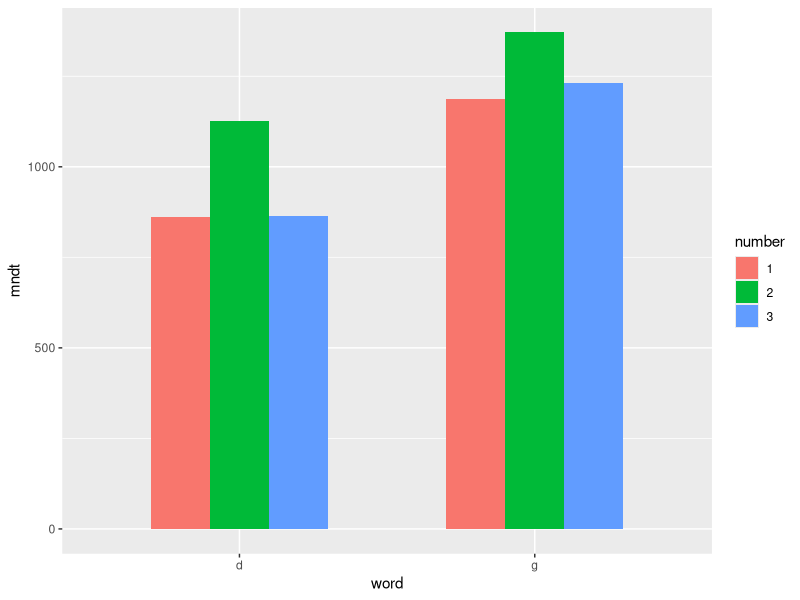
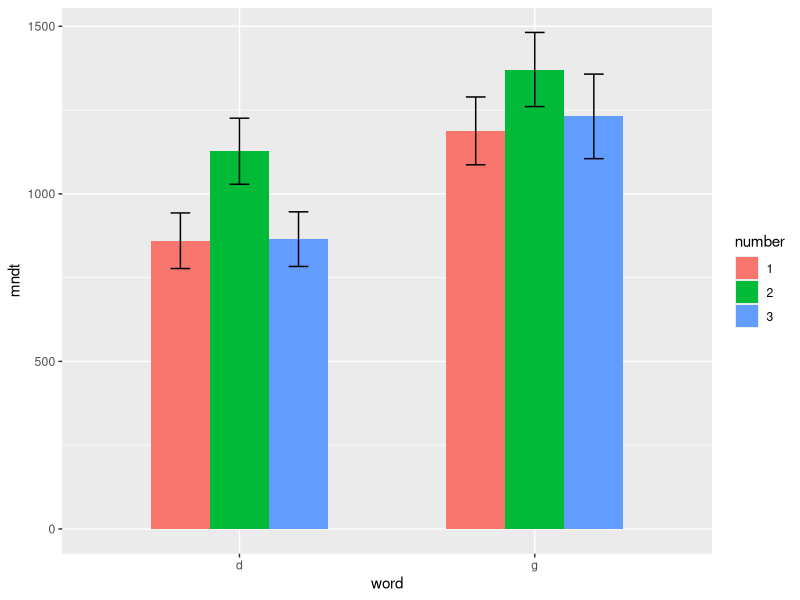
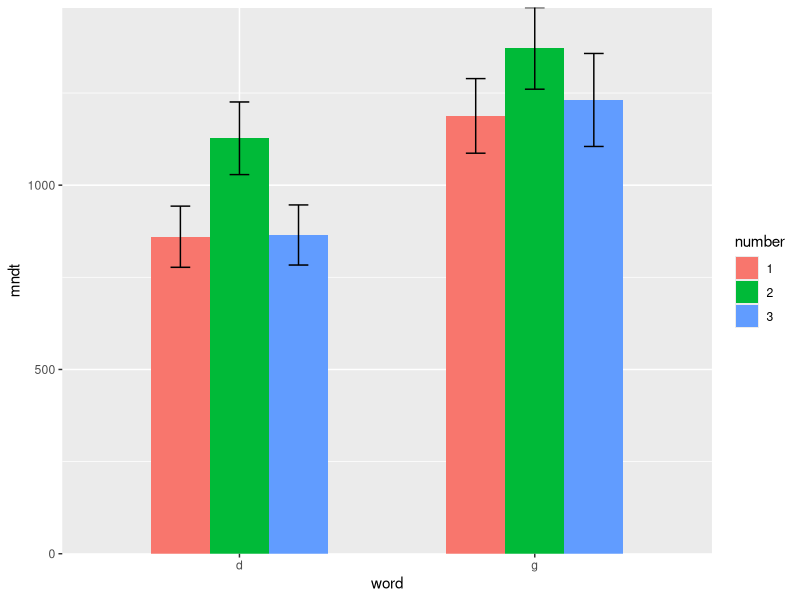
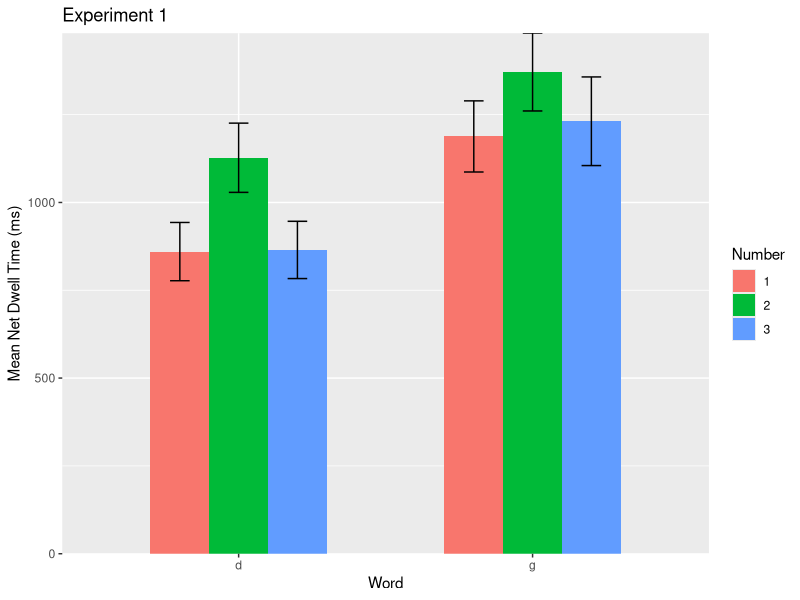
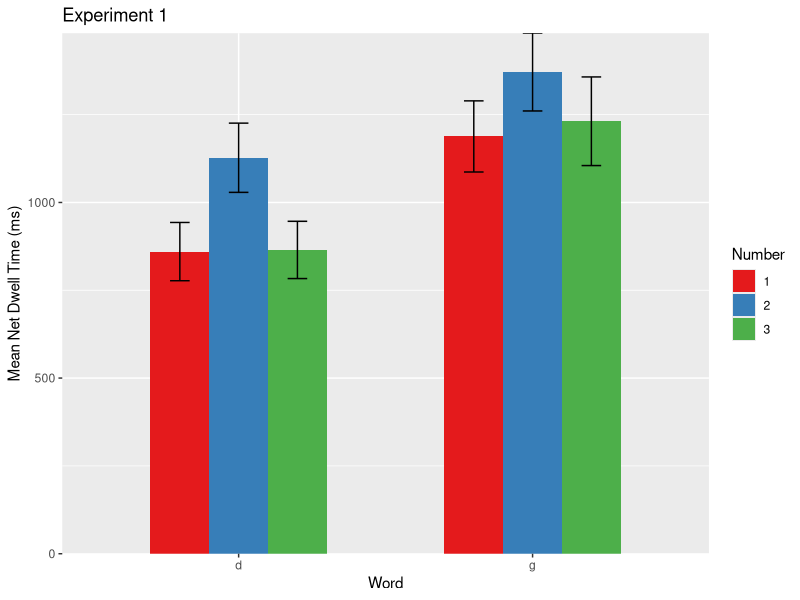
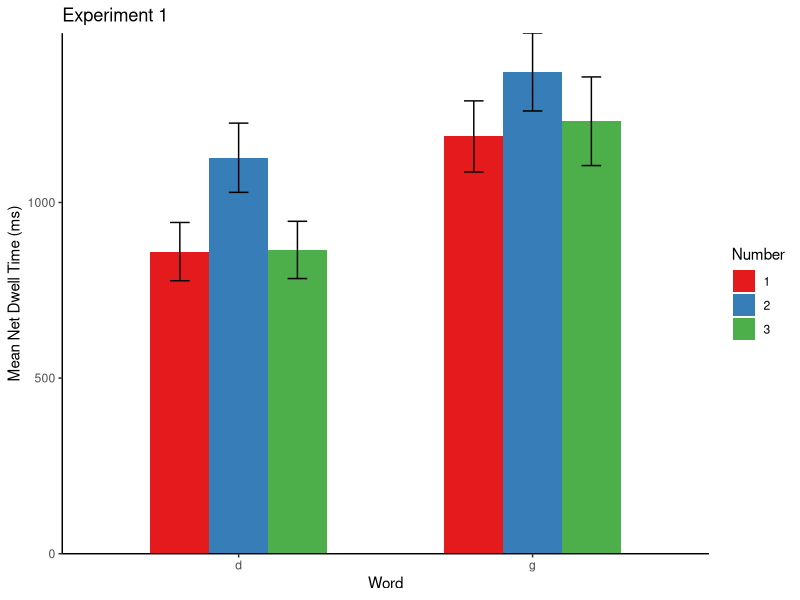
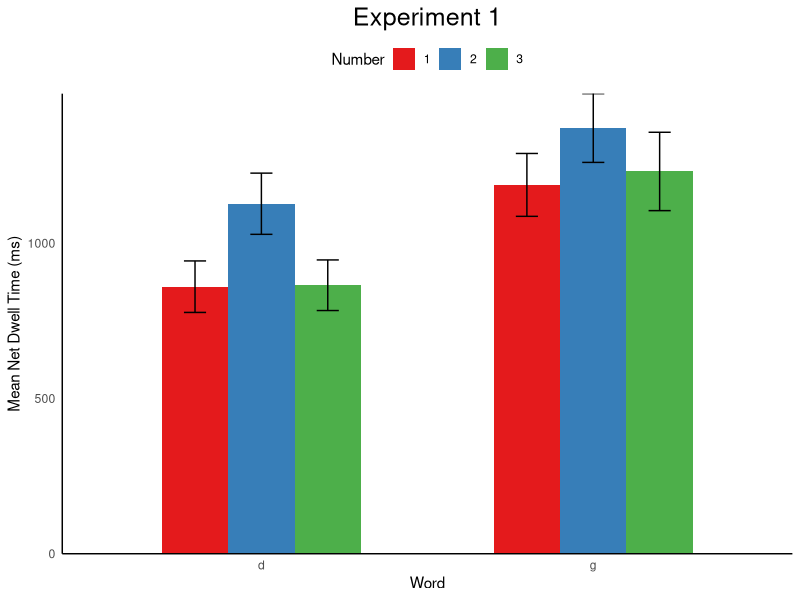

These figures' R source, in order:
## ---- chunk 1
knitr::opts_chunk$set(echo = TRUE)
## ---- chunk 2
library(tidyverse)
## ---- chunk 3
dl <- read_csv('dl.csv')
## ---- chunk 4
dl
## ---- chunk 5
dl <- read_csv("dl.csv") %>% 
  select(trial = 1, sub = 2, stimuli = 4, aoi = 5, net_dt = 15)
## ---- chunk 6
dl
## ---- chunk 7
unique(dl$aoi)
## ---- chunk 8
dl <- read_csv("dl.csv") %>%
  select(trial = 1, sub = 2, stimuli = 4, aoi = 5, net_dt = 15) %>%
  filter(aoi != "White Space")
## ---- chunk 9
dl
## ---- chunk 10
sub_pre <- c("P01", "lhj", "xyn", "WCF", "YYH", "CBL", "MJC", "FZL", "XC (1)", "WW", "LJY")
## ---- chunk 11
dl <- read_csv("dl.csv") %>%
  select(trial = 1, sub = 2, stimuli = 4, aoi = 5, net_dt = 15) %>%
  filter(aoi != "White Space") %>%
  filter(!sub %in% sub_pre) 
## ---- chunk 12
1:10 %in% 1:3
## ---- chunk 13
dl
## ---- chunk 14
unique(dl$stimuli)
## ---- chunk 15
dl <- read_csv("dl.csv") %>%
  select(trial = 1, sub = 2, stimuli = 4, aoi = 5, net_dt = 15) %>%
  filter(aoi != "White Space") %>%
  filter(!sub %in% sub_pre) %>%
  mutate(stimuli = str_replace(stimuli, "\\d_{0,}.jpg", ""))
## ---- chunk 16
dl
## ---- chunk 17
unique(dl$stimuli)
## ---- chunk 18
dl <- read_csv("dl.csv") %>%
  select(trial = 1, sub = 2, stimuli = 4, aoi = 5, net_dt = 15) %>%
  filter(aoi != "White Space") %>%
  filter(!sub %in% sub_pre) %>%
  mutate(stimuli = str_replace(stimuli, "\\d_{0,}.jpg", "")) %>%
  separate(stimuli, c("number", "word"), sep = 1)
## ---- chunk 19
dl
## ---- chunk 20
dl <- read_csv("dl.csv") %>%
  select(trial = 1, sub = 2, stimuli = 4, aoi = 5, net_dt = 15) %>%
  filter(aoi != "White Space") %>%
  filter(!sub %in% sub_pre) %>%
  mutate(stimuli = str_replace(stimuli, "\\d_{0,}.jpg", "")) %>%
  separate(stimuli, c("number", "word"), sep = 1) %>%
  arrange(sub, trial) %>%
  select(2, 1, 3, 4, 6)
## ---- chunk 21
dl
## ---- chunk 22
dl <- read_csv("dl.csv") %>%
  select(trial = 1, sub = 2, stimuli = 4, aoi = 5, net_dt = 15) %>%
  filter(aoi != "White Space") %>%
  filter(!sub %in% sub_pre) %>%
  mutate(stimuli = str_replace(stimuli, "\\d_{0,}.jpg", "")) %>%
  separate(stimuli, c("number", "word"), sep = 1) %>% 
  arrange(sub, trial) %>%
  select(2, 1, 3, 4, 6) %>%
  group_by(sub, number, word) %>%
  summarise(mean_ndt = mean(net_dt))
## ---- chunk 23
dl
## ---- chunk 24
dl <- read_csv("dl.csv") %>%
  select(trial = 1, sub = 2, stimuli = 4, aoi = 5, net_dt = 15) %>%
  filter(aoi != "White Space") %>%
  filter(!sub %in% sub_pre) %>%
  mutate(stimuli = str_replace(stimuli, "\\d_{0,}.jpg", "")) %>%
  separate(stimuli, c("number", "word"), sep = 1) %>%
  arrange(sub, trial) %>%
  select(2, 1, 3, 4, 6) %>%
  group_by(sub, number, word) %>%
  summarise(mean_ndt = mean(net_dt)) %>%
  filter(word %in% c("d", "g"))
## ---- chunk 25
dl
## ---- chunk 26
dl <- read_csv("dl.csv") %>%
  select(trial = 1, sub = 2, stimuli = 4, aoi = 5, net_dt = 15) %>%
  filter(aoi != "White Space") %>%
  filter(!sub %in% sub_pre) %>%
  mutate(stimuli = str_replace(stimuli, "\\d_{0,}.jpg", "")) %>%
  separate(stimuli, c("number", "word"), sep = 1) %>%
  arrange(sub, trial) %>%
  select(2, 1, 3, 4, 6) %>%
  group_by(sub, number, word) %>%
  summarise(mean_ndt = mean(net_dt)) %>%
  filter(word %in% c("d", "g")) %>%
  mutate(mean_ndt = mean_ndt + sample(-1000:1000, n(), replace = T))
## ---- chunk 27
dl %>% group_by(number, word) %>% 
  summarise(mndt = mean(mean_ndt), se = sd(mean_ndt)/sqrt(n())) 
## ---- chunk 28
dl %>% group_by(number, word) %>% 
  summarise(mndt = mean(mean_ndt), se = sd(mean_ndt)/sqrt(n())) %>% 
  ggplot(aes(word, mndt, fill = number)) + 
  geom_col(position = position_dodge(), width = .6)
## ---- chunk 29
dl %>% group_by(number, word) %>% 
  summarise(mndt = mean(mean_ndt), se = sd(mean_ndt)/sqrt(n())) %>% 
  ggplot(aes(word, mndt, fill = number)) + 
  geom_col(position = position_dodge(), width = .6) + 
  geom_errorbar(aes(ymin = mndt - se, ymax = mndt + se), 
                position = position_dodge(.6), width = .2)
## ---- chunk 30
dl %>% group_by(number, word) %>% 
  summarise(mndt = mean(mean_ndt), se = sd(mean_ndt)/sqrt(n())) %>% 
  ggplot(aes(word, mndt, fill = number)) + 
  geom_col(position = position_dodge(), width = .6) + 
  geom_errorbar(aes(ymin = mndt - se, ymax = mndt + se), 
                position = position_dodge(.6), width = .2) +
  scale_y_continuous(expand = c(0, 0))
## ---- chunk 31
dl %>% group_by(number, word) %>% 
  summarise(mndt = mean(mean_ndt), se = sd(mean_ndt)/sqrt(n())) %>% 
  ggplot(aes(word, mndt, fill = number)) + 
  geom_col(position = position_dodge(), width = .6) + 
  geom_errorbar(aes(ymin = mndt - se, ymax = mndt + se), 
                position = position_dodge(.6), width = .2) +
  scale_y_continuous(expand = c(0, 0)) + 
  labs(title = 'Experiment 1', x = 'Word', y = 'Mean Net Dwell Time (ms)',
       fill = 'Number')
## ---- chunk 32
dl %>% group_by(number, word) %>% 
  summarise(mndt = mean(mean_ndt), se = sd(mean_ndt)/sqrt(n())) %>% 
  ggplot(aes(word, mndt, fill = number)) + 
  geom_col(position = position_dodge(), width = .6) + 
  geom_errorbar(aes(ymin = mndt - se, ymax = mndt + se), 
                position = position_dodge(.6), width = .2) +
  scale_y_continuous(expand = c(0, 0)) + 
  labs(title = 'Experiment 1', x = 'Word', y = 'Mean Net Dwell Time (ms)',
       fill = 'Number') + 
  scale_fill_brewer(palette = 'Set1')
## ---- chunk 33
dl %>% group_by(number, word) %>% 
  summarise(mndt = mean(mean_ndt), se = sd(mean_ndt)/sqrt(n())) %>% 
  ggplot(aes(word, mndt, fill = number)) + 
  geom_col(position = position_dodge(), width = .6) + 
  geom_errorbar(aes(ymin = mndt - se, ymax = mndt + se), 
                position = position_dodge(.6), width = .2) +
  scale_y_continuous(expand = c(0, 0)) + 
  labs(title = 'Experiment 1', x = 'Word', y = 'Mean Net Dwell Time (ms)',
       fill = 'Number') + 
  scale_fill_brewer(palette = 'Set1') + 
  theme_classic()
## ---- chunk 34
dl %>% group_by(number, word) %>% 
  summarise(mndt = mean(mean_ndt), se = sd(mean_ndt)/sqrt(n())) %>% 
  ggplot(aes(word, mndt, fill = number)) + 
  geom_col(position = position_dodge(), width = .6) + 
  geom_errorbar(aes(ymin = mndt - se, ymax = mndt + se), 
                position = position_dodge(.6), width = .2) +
  scale_y_continuous(expand = c(0, 0)) + 
  labs(title = 'Experiment 1', x = 'Word', y = 'Mean Net Dwell Time (ms)',
       fill = 'Number') + 
  scale_fill_brewer(palette = 'Set1') + 
  theme_classic() + 
  theme(plot.title = element_text(hjust = .5, size = 18), 
        axis.ticks = element_blank(),
        legend.position = 'top')
## ---- chunk 35
aov(mean_ndt ~ factor(number) * factor(word) + 
      Error(factor(sub)/(factor(number) * factor(word))), dl) %>% summary()
